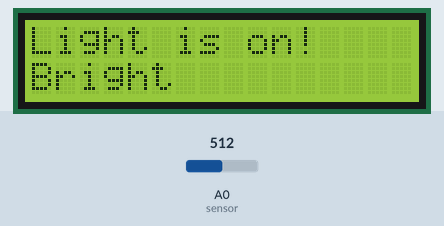
Bench run of a sketch on a simulated Arduino Mega 2560, built with avr-gcc and run on an emulated ATmega2560. Parts: 16×2 character LCD. Inputs (shaded band) come from the test bench; at power-on: A0 (sensor) = 512.

Above: at 1.2 s.
1.3 s: A0 (sensor) set to 490
At 1.7 s:
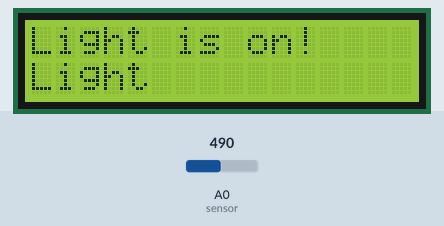
2.8 s: A0 (sensor) set to 190
At 4.0 s:
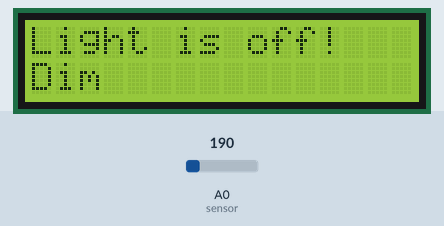
4.3 s: A0 (sensor) set to 0
At 5.1 s:
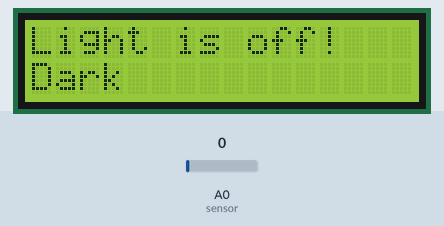
5.8 s: A0 (sensor) set to 810
At 6.4 s:
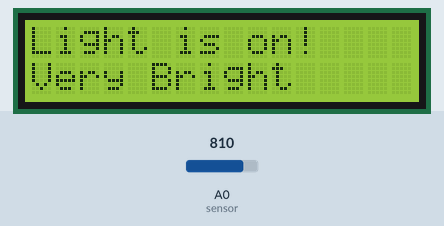
7.3 s: A0 (sensor) set to 790
At 8.5 s:
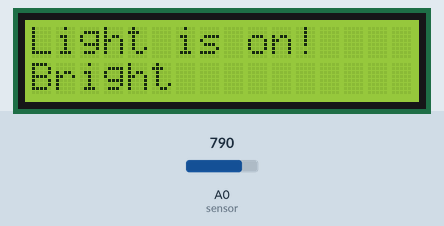
8.8 s: A0 (sensor) set to 900
At 9.8 s:
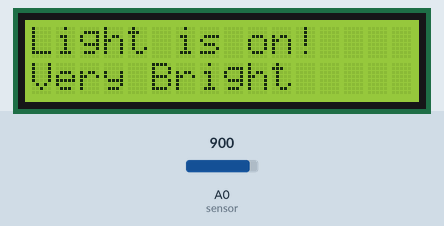
Timing chart, 0 to 11.3 s (numbered marks = the images above; inputs shaded):
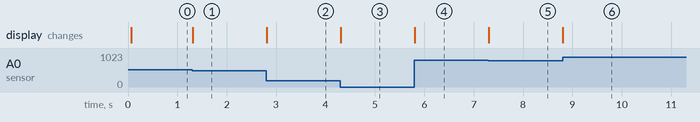

Measured:
- after the input at 1.3 s, the display: first changes at once (image 1 shows a later state)
- after the input at 2.8 s, the display: first changes at once (image 2 shows a later state)
- after the input at 4.3 s, the display: first changes at once (image 3 shows a later state)
- after the input at 5.8 s, the display: first changes at once (image 4 shows a later state)
- after the input at 7.3 s, the display: first changes at once (image 5 shows a later state)
- after the input at 8.8 s, the display: first changes at once (image 6 shows a later state)

The sketch:

Character_LCD_Quick_Test.ino
```cpp
// Liquid Crystal Display
// This is using the Arduino Mega 2560, so I have access to pins 47 through 52
// Otherwise use pins 7 through 12

/*
here is how to connect, it is so simple:
This is the white stuff
VSS --- GND
VDD --- 5V
GND --- Pot --- 5V
            |
            V0

This is read and write
RS --- pin 47
RW --- GND
EN --- pin 48
D4 --- pin 59
D5 --- pin 50
D6 --- pin 51
D7 --- pin 52

Back lighting
A - 5V
K - GND
*/

// Library
#include <LiquidCrystal.h>

// LCD pins
// LiquidCrystal lcd(47, 48, 49, 50, 51, 52);
LiquidCrystal lcd(7, 9, 10, 11, 12, 13);

// Initiate the sensor pin
int sensor = 0;
int state = 1;
int laststate = 0;

void setup() {
  // set up the LCD's number of columns and rows:
  lcd.begin(16, 2);
  // Set the sensor to input
  pinMode(sensor, INPUT);
}

void loop() {
  int intensity = analogRead(sensor);
  if (intensity < 200) {
    lcd.setCursor(0, 0);
    lcd.print("Light is off!");
    if (intensity < 10) {
      lcd.setCursor(0, 1);
      lcd.print("Dark");
      state = 1;
    } else {
      lcd.setCursor(0, 1);
      lcd.print("Dim");
      state = 2;
    }
  } else {
    lcd.setCursor(0, 0);
    lcd.print("Light is on!");
    if (intensity < 500) {
      lcd.setCursor(0, 1);
      lcd.print("Light");
      state = 3;
    } else if (intensity < 800) {
      lcd.setCursor(0, 1);
      lcd.print("Bright");
      state = 4;
    } else {
      lcd.setCursor(0, 1);
      lcd.print("Very Bright");
      state = 5;
    }
  }
  if (state != laststate) {
    lcd.clear();
  }
  laststate = state;
}
```
